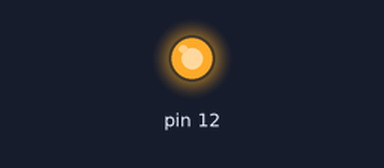
Simulated run of this sketch. Board: Arduino Uno, built with avr-gcc and run on an emulated ATmega328P. On the bench: output pins drawn as LEDs (lit = HIGH).

Above: at 1.5 s.
At 4.0 s:
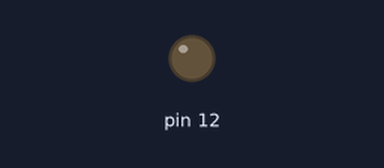
Timing chart, 0 to 6.5 s (numbered marks = the images above):
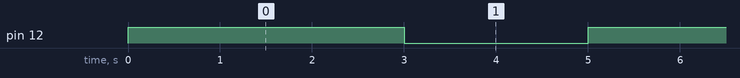

The sketch:

Blinking_LED.ino
```cpp
void setup() {

  pinMode(12, OUTPUT);
}

void loop() {

  digitalWrite(12 , HIGH);
  delay(3000);
  digitalWrite(12 , LOW);
  delay(2000);
}
```

Measured:
- by itself, pin 12: alternates HIGH for 3.0 s and LOW for 2.0 s
